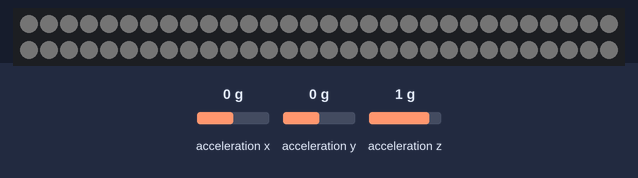
Simulated run of this sketch. Board: ATtiny85, built with avr-gcc and run on an emulated ATtiny85. Parts: 60 RGB LEDs in strip order, left to right, continuing on the next row. The inputs (shaded band) are chosen by the test bench; at power-on: acceleration x 0 g, acceleration y 0 g, acceleration z 1 g. Dim RGB values are drawn brighter than linear.

Above: at 1.2 s.
1.3 s: acceleration x set to -1.4 g
At 2.5 s:
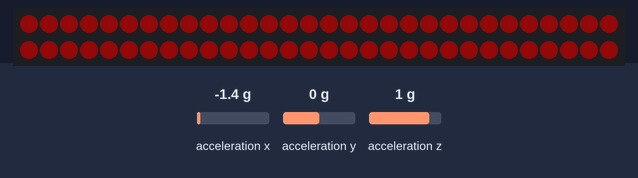
2.8 s: acceleration y set to -1.4 g
At 3.9 s:
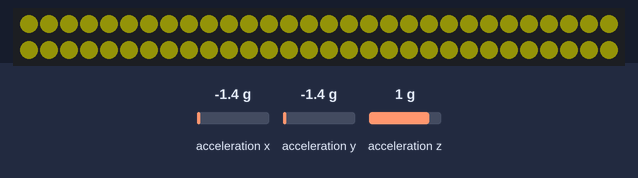
4.3 s: acceleration z set to -1.4 g
At 4.9 s:
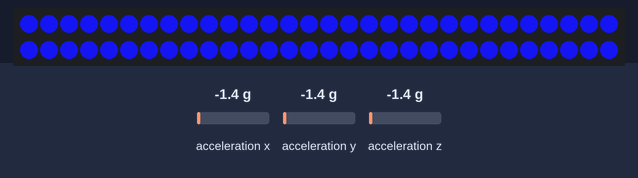
5.8 s: acceleration x set to -0.8 g
At 6.1 s:
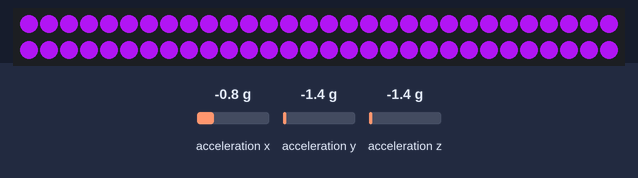
7.3 s: acceleration y set to -0.8 g
At 8.3 s:
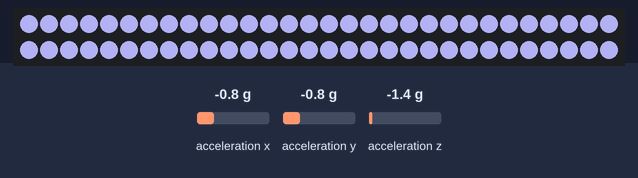
8.8 s: acceleration z set to -0.8 g
At 9.5 s:
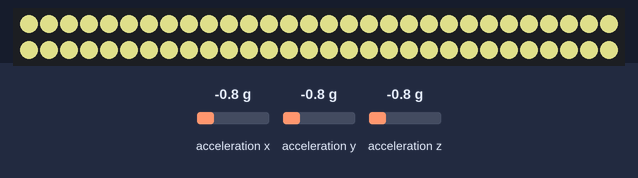
Timing chart, 0 to 11.3 s (numbered marks = the images above; inputs shaded):
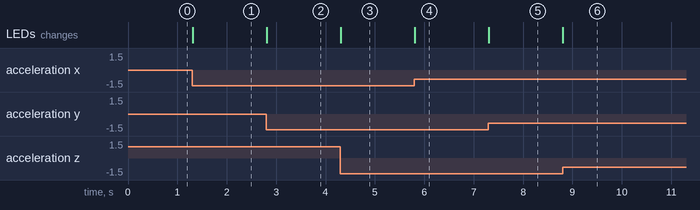

Measured:
- after the input at 1.3 s, the LEDs: change at once (image 1)
- after the input at 2.8 s, the LEDs: change at once (image 2)
- after the input at 4.3 s, the LEDs: change at once (image 3)
- after the input at 5.8 s, the LEDs: change at once (image 4)
- after the input at 7.3 s, the LEDs: change at once (image 5)
- after the input at 8.8 s, the LEDs: change at once (image 6)

The sketch:

simplest_test.ino
```cpp
#include <Adafruit_NeoPixel.h>
#include <Wire.h>
#include <Adafruit_LIS3DH.h>
#include <Adafruit_Sensor.h>

#ifdef __AVR__
  #include <avr/power.h>
#endif

#define PIN 17

#define N 60

Adafruit_NeoPixel strip = Adafruit_NeoPixel(N, PIN, NEO_GRB + NEO_KHZ800);

Adafruit_LIS3DH lis = Adafruit_LIS3DH();

void setup() {
  // Serial.begin(9600);

  // LED Strip:
  #if defined (__AVR_ATtiny85__)
    if (F_CPU == 16000000) clock_prescale_set(clock_div_1);
  #endif
  strip.begin();
  strip.show();

  // accelerometer
  if (! lis.begin(0x18)) {
    Serial.println("Couldnt start");
    while (1);
  }

  lis.setRange(LIS3DH_RANGE_4_G);

}

void loop(){
  sensors_event_t event;
  lis.getEvent(&event);

  float scale = 20;
  float baseline = 1;
  uint8_t xValue = baseline + scale * abs(event.acceleration.x);
  uint8_t yValue = baseline + scale * abs(event.acceleration.y);
  uint8_t zValue = baseline + scale * abs(event.acceleration.z - 9.8);


  for(uint16_t i=0; i<strip.numPixels(); i++) {
    strip.setPixelColor(i, strip.Color(xValue, yValue, zValue));
  }
  strip.show();
}
```
